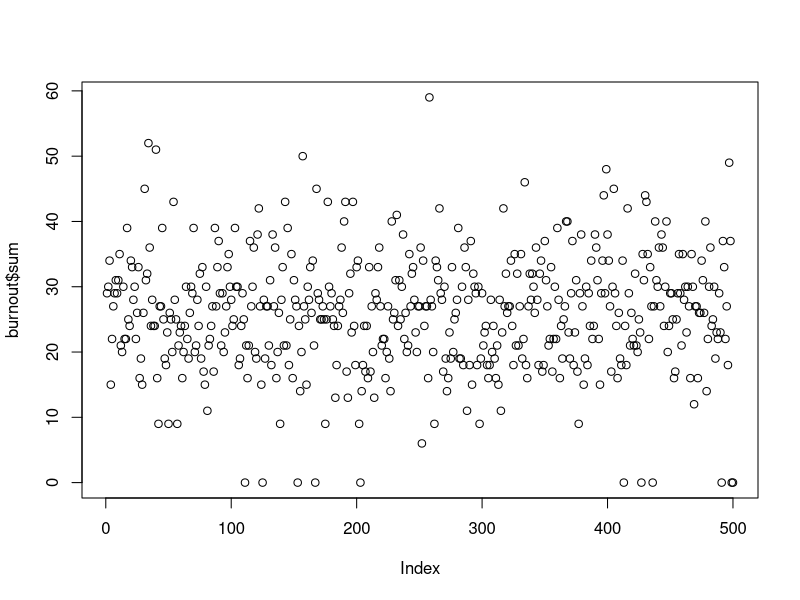
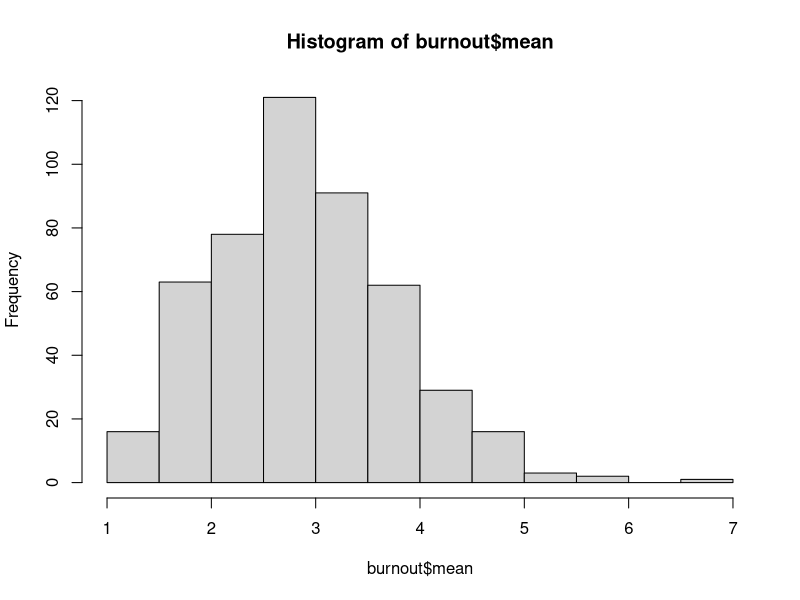
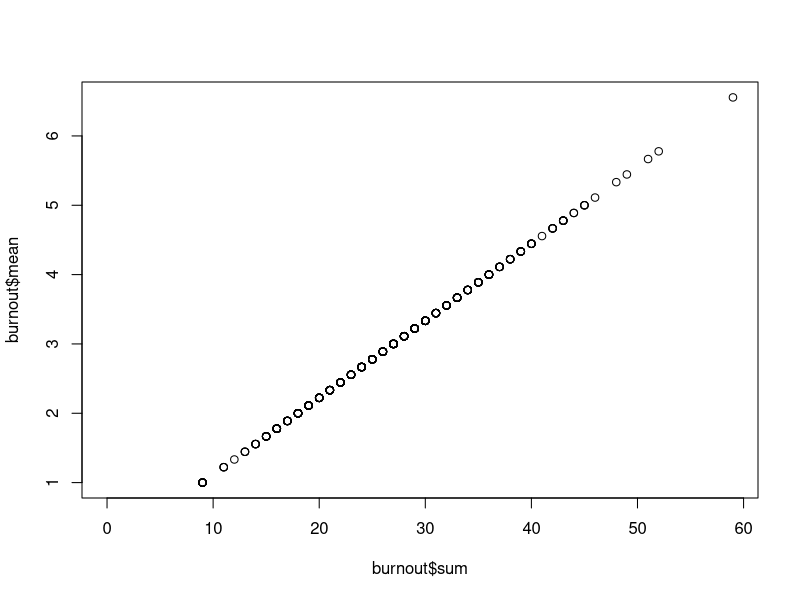

Source code (R) for these figures, in order:
## ---- chunk 1
library(readr)
library(tidyverse)

# Load data
training_data <- read_csv("data/training-scales.csv")
## ---- chunk 2
head(training_data)
## ---- chunk 3
# Arithmetic average/mean
mean(training_data$progress)

# Lowest value/Minimum
min(training_data$progress)

# Highest Value/Maximum
max(training_data$progress)

# Range
range(training_data$progress)

# Standard deviation
sd(training_data$progress)

# Interquartile Range
IQR(training_data$progress)
## ---- chunk 4
is.na(training_data$progress)

sum(is.na(training_data$progress))
## ---- chunk 5
is.na(training_data$age)

sum(is.na(training_data$age))
## ---- chunk 6
# Artimetic average
mean(training_data$age, na.rm = TRUE)

min(training_data$age, na.rm = TRUE)

max(training_data$age, na.rm = TRUE)

range(training_data$age, na.rm = TRUE)

sd(training_data$age, na.rm = TRUE)

IQR(training_data$age, na.rm = TRUE)
## ---- chunk 7
table(training_data$progress)

table(training_data$age)
## ---- chunk 8

progress_ooas <- select(training_data, progress, ooas1, ooas2, ooas3, ooas4, ooas5, ooas6)

progress_ooas2 <- training_data %>% select(., progress, ooas1, ooas2, ooas3, ooas4, ooas5, ooas6)

progress_ooas3 <- training_data %>% select(progress, ooas1, ooas2, ooas3, ooas4, ooas5, ooas6)
## ---- chunk 9
all.equal(progress_ooas, progress_ooas2)

all.equal(progress_ooas2, progress_ooas3)

progress_ooas_missing6 <- training_data %>% select(progress, ooas1, ooas2, ooas3, ooas4, ooas5)

all.equal(progress_ooas3, progress_ooas_missing6)

all.equal(progress_ooas3, training_data)

progress_ooas
## ---- chunk 10
burnout <- training_data %>% 
  select(progress, age,
         burnout1, burnout2, burnout3,
         burnout4, burnout5, burnout6,
         burnout7, burnout8, burnout9)

burnout
## ---- chunk 11
range(burnout$progress)

burnout_incomplete <- burnout %>% 
  filter(progress < 100)

burnout_incomplete
## ---- chunk 12
burnout_no_age <- burnout %>% 
  filter(is.na(age))

burnout_no_age
## ---- chunk 13
burnout_complete <- burnout %>% 
  filter(progress == 100 &
           !is.na(age))

burnout_complete

is.na(burnout_complete)
## ---- chunk 14
burnout[-c(1:2)]
## ---- chunk 15
burnout <- burnout %>% 
  mutate(burnout_sum = burnout1 + burnout2 + burnout3 + burnout4 + burnout5 + burnout6 + burnout7 + burnout8 + burnout9)
## ---- chunk 16
burnout %>% 
  mutate(
    sum = sum(burnout1, burnout2, burnout3, burnout4, burnout5, burnout6, burnout7, burnout8, burnout9, na.rm = TRUE)
    )
## ---- chunk 17
burnout %>% 
  mutate(
    sum = rowSums(
      select(.,burnout1:burnout9),
      na.rm = TRUE)
    )
## ---- chunk 18
burnout <- burnout %>% 
  mutate(
    sum = rowSums(
      select(., burnout1:burnout9),
      na.rm = TRUE),
    mean = rowMeans(
      select(., burnout1:burnout9),
    )
    )

burnout
## ---- chunk 19
# Plotting our burnout sum scores.
plot(burnout$sum)
hist(burnout$mean)


plot(burnout$sum,
     burnout$mean)
## ---- chunk 20
sessionInfo()
